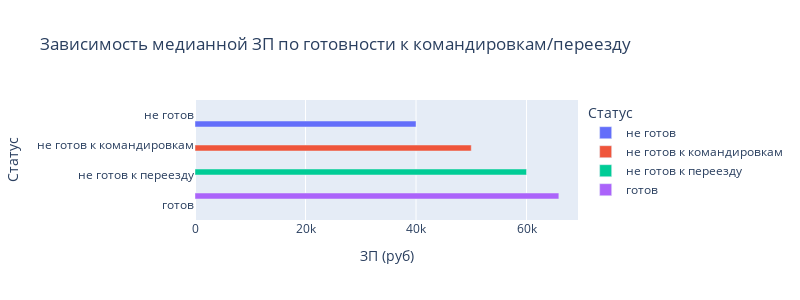

Source (notebook cell):
### Markdown cell above
6. Построем **многоуровневую столбчатую диаграмму**, которая показывает зависимость медианной заработной платы (**"ЗП (руб)"**) от признаков **"Готовность к переезду"** и **"Готовность к командировкам"**.

### Code cell
# создадим DF для графика и добавим столбец "статус" для наглядности
box_df = hh_df.groupby(['Готовность к командировкам','Готовность к переезду']
                       , as_index=False)['ЗП (руб)'].median()
box_df.insert(3, 'Статус', ['не готов', 
                            'не готов к командировкам',
                            'не готов к переезду',
                            'готов'],
              True)

fig = plt.figure(figsize=(20, 5))

fig = px.bar(
    data_frame=box_df,
    x="ЗП (руб)",
    y="Статус", 
    color='Статус',
    barmode="group",
    orientation='h',
    height=300, 
    width=800, 
    title='Зависимость медианной ЗП по готовности к командировкам/переезду',
);
fig.show();

### Figure 1 — Plotly figure (JSON) as saved in the notebook; plotly's stock layout.template omitted (floating-point values rounded to 4 significant figures)
{"data": [{"alignmentgroup": "True", "hovertemplate": "Статус=%{y}<br>ЗП (руб)=%{x}<extra></extra>", "legendgroup": "не готов", "marker": {"color": "#636efa", "pattern": {"shape": ""}}, "name": "не готов", "offsetgroup": "не готов", "orientation": "h", "showlegend": true, "textposition": "auto", "type": "bar", "x": [40000], "xaxis": "x", "y": ["не готов"], "yaxis": "y"}, {"alignmentgroup": "True", "hovertemplate": "Статус=%{y}<br>ЗП (руб)=%{x}<extra></extra>", "legendgroup": "не готов к командировкам", "marker": {"color": "#EF553B", "pattern": {"shape": ""}}, "name": "не готов к командировкам", "offsetgroup": "не готов к командировкам", "orientation": "h", "showlegend": true, "textposition": "auto", "type": "bar", "x": [50000], "xaxis": "x", "y": ["не готов к командировкам"], "yaxis": "y"}, {"alignmentgroup": "True", "hovertemplate": "Статус=%{y}<br>ЗП (руб)=%{x}<extra></extra>", "legendgroup": "не готов к переезду", "marker": {"color": "#00cc96", "pattern": {"shape": ""}}, "name": "не готов к переезду", "offsetgroup": "не готов к переезду", "orientation": "h", "showlegend": true, "textposition": "auto", "type": "bar", "x": [60000], "xaxis": "x", "y": ["не готов к переезду"], "yaxis": "y"}, {"alignmentgroup": "True", "hovertemplate": "Статус=%{y}<br>ЗП (руб)=%{x}<extra></extra>", "legendgroup": "готов", "marker": {"color": "#ab63fa", "pattern": {"shape": ""}}, "name": "готов", "offsetgroup": "готов", "orientation": "h", "showlegend": true, "textposition": "auto", "type": "bar", "x": [65850.0], "xaxis": "x", "y": ["готов"], "yaxis": "y"}], "layout": {"barmode": "group", "height": 300, "legend": {"title": {"text": "Статус"}, "tracegroupgap": 0}, "title": {"text": "Зависимость медианной ЗП по готовности к командировкам/переезду"}, "width": 800, "xaxis": {"anchor": "y", "domain": [0, 1], "title": {"text": "ЗП (руб)"}}, "yaxis": {"anchor": "x", "categoryarray": ["готов", "не готов к переезду", "не готов к командировкам", "не готов"], "categoryorder": "array", "domain": [0, 1], "title": {"text": "Статус"}}}}
